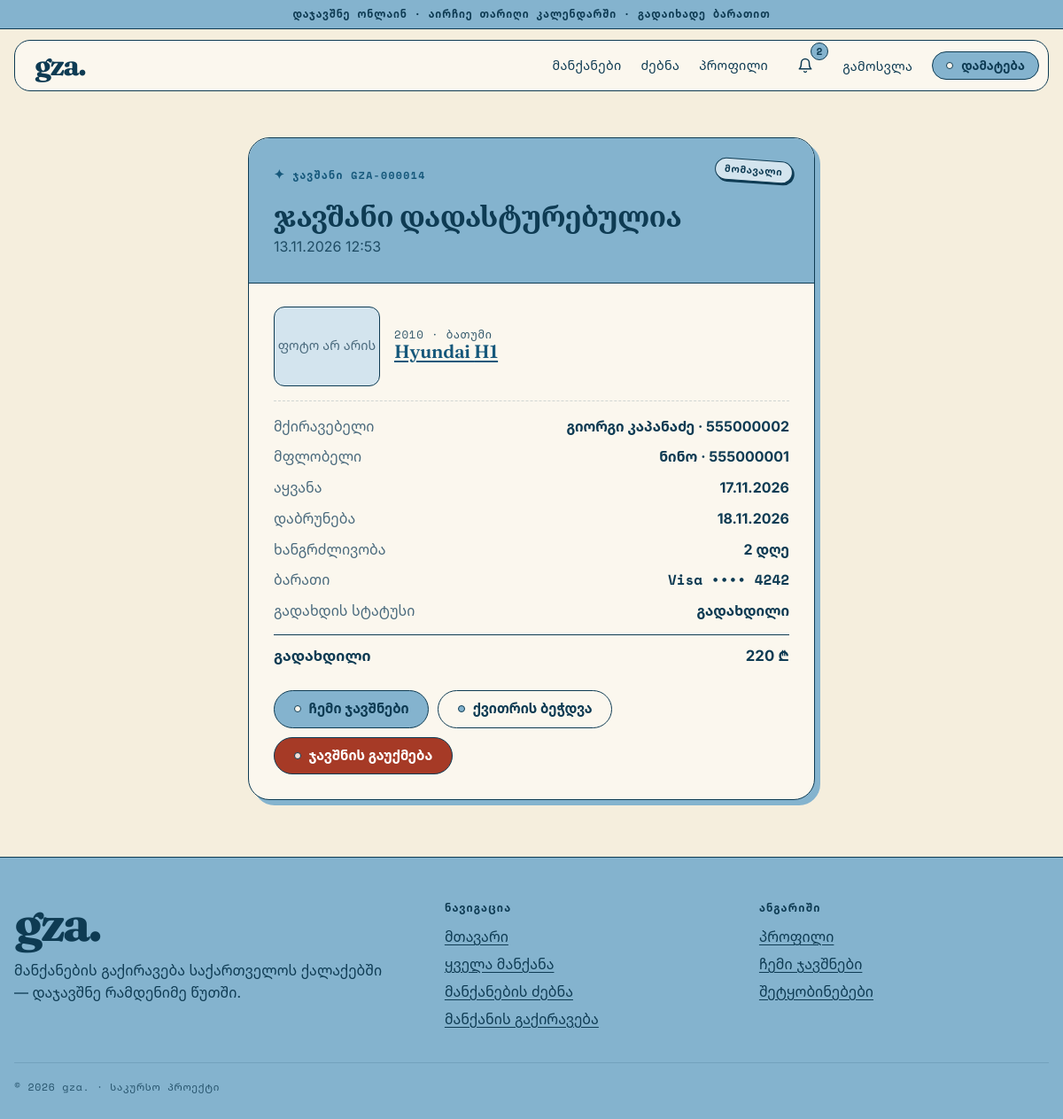
Page /booking/14/ (signed in) on the committed database.
### portal/models.py (models this page shows, shortened)
class Rental(models.Model):
    PAID = "paid"             # გადახდილი (აქტიური ჯავშანი)
    CANCELLED = "cancelled"   # გაუქმებული (თარიღები ისევ თავისუფალია)
    STATUSES = [(PAID, "გადახდილი"), (CANCELLED, "გაუქმებული")]
    user = models.ForeignKey(
        User, on_delete=models.CASCADE, related_name="rentals", verbose_name="მქირავებელი"
    )
    car = models.ForeignKey(
        Car, on_delete=models.CASCADE, related_name="rentals", verbose_name="მანქანა"
    )
    start_date = models.DateField("აყვანის თარიღი")
    end_date = models.DateField("დაბრუნების თარიღი")
    city = models.CharField("ქალაქი", max_length=50)
    price_paid = models.PositiveIntegerField("გადახდილი თანხა (₾)")
    status = models.CharField("სტატუსი", max_length=20, choices=STATUSES, default=PAID)
    created_at = models.DateTimeField("შექმნის დრო", auto_now_add=True)
    class Meta:
        ordering = ["-start_date", "-created_at"]
        verbose_name = "ჯავშანი"
        verbose_name_plural = "ჯავშნები"
        constraints = [
            models.CheckConstraint(
                condition=Q(end_date__gte=F("start_date")), name="rental_end_after_start"
            ),
        ]
    @property
    def days(self):
        return (self.end_date - self.start_date).days + 1
    @property
    def code(self):
        return f"GZA-{self.pk:06d}"
    @property
    def state(self):
        if self.status == self.CANCELLED:
            return "cancelled"
        today = date.today()
        if self.start_date > today:
            return "upcoming"
        if self.end_date >= today:
            return "active"
        return "finished"
    @property
    def can_cancel(self):
        return self.state == "upcoming"

class Car(models.Model):
    owner = models.ForeignKey(
        User, on_delete=models.CASCADE, related_name="cars", verbose_name="მფლობელი"
    )
    brand = models.CharField("ბრენდი", max_length=50)
    model = models.CharField("მოდელი", max_length=50)
    year = models.PositiveIntegerField("გამოშვების წელი", validators=[MinValueValidator(MIN_YEAR)])
    price = models.PositiveIntegerField("ფასი დღეში (₾)", validators=[MinValueValidator(1)])
    capacity = models.PositiveSmallIntegerField(
        "ტევადობა", validators=[MinValueValidator(MIN_SEATS), MaxValueValidator(MAX_SEATS)]
    )
    transmission = models.CharField("ტრანსმისია", max_length=20, choices=TRANSMISSIONS)
    city = models.CharField("ქალაქი", max_length=50, choices=[(c, c) for c in CITIES])
    fuel_capacity = models.PositiveSmallIntegerField("ბაკის მოცულობა (ლ)")
    image1 = models.FileField("ფოტო 1", upload_to="cars/")
    image2 = models.FileField("ფოტო 2", upload_to="cars/")
    image3 = models.FileField("ფოტო 3", upload_to="cars/")
    latitude = models.FloatField("განედი", null=True, blank=True)
    longitude = models.FloatField("გრძედი", null=True, blank=True)
    created_at = models.DateTimeField("დამატების დრო", auto_now_add=True)  # ივსება ავტომატურად შექმნისას
    class Meta:
        ordering = ["-created_at"]  # ნაგულისხმევი დალაგება: ჯერ უახლესი ("-" = კლებადობით)
        verbose_name = "მანქანა"
        verbose_name_plural = "მანქანები"

class User(AbstractUser):
    username = None  # username ამოღებულია — მის ნაცვლად ტელეფონის ნომერია
    phone = models.CharField("ტელეფონის ნომერი", max_length=20, unique=True)  # unique — ორ მომხმარებელს ერთი ნომერი ვერ ექნება
    first_name = models.CharField("სახელი", max_length=50)
    last_name = models.CharField("გვარი", max_length=50)
    email = models.EmailField("ელ-ფოსტა", unique=True)
    USERNAME_FIELD = "phone"   # შესვლისას ამ ველს ვამოწმებთ
    REQUIRED_FIELDS = ["first_name", "last_name", "email"]  # createsuperuser ამ ველებსაც მოითხოვს
    objects = UserManager()

class Payment(models.Model):
    PAID = "paid"           # გადახდილი
    REFUNDED = "refunded"   # დაბრუნებული (ჯავშნის გაუქმებისას)
    STATUSES = [(PAID, "გადახდილი"), (REFUNDED, "დაბრუნებული")]
    rental = models.OneToOneField(Rental, on_delete=models.CASCADE, related_name="payment")
    amount = models.PositiveIntegerField("თანხა (₾)")
    cardholder = models.CharField("ბარათის მფლობელი", max_length=100)
    card_brand = models.CharField("ბარათის ტიპი", max_length=20)   # მაგ. Visa, Mastercard
    card_last4 = models.CharField("ბოლო 4 ციფრი", max_length=4)
    status = models.CharField("სტატუსი", max_length=20, choices=STATUSES, default=PAID)
    created_at = models.DateTimeField("გადახდის დრო", auto_now_add=True)
    class Meta:
        verbose_name = "გადახდა"
        verbose_name_plural = "გადახდები"

### portal/views.py (the view)
# urls.py: path("booking/<int:rental_id>/", views.booking_detail, name="booking_detail"),          # ქვითარი
@login_required
def booking_detail(request, rental_id):
    rental = get_object_or_404(
        Rental.objects.select_related("car", "car__owner", "user", "payment"), pk=rental_id
    )
    if request.user not in (rental.user, rental.car.owner):
        raise Http404
    return render(request, "portal/booking.html", {"rental": rental})

### portal/context_processors.py (called while the page is built)
def site(request):
    context = {"site_name": settings.SITE_NAME}
    if request.user.is_authenticated:
        context["unread_count"] = request.user.notifications.filter(is_read=False).count()
    return context

### portal/templates/portal/booking.html (shortened to what this page needs)
{% extends "portal/layout.html" %}
{% block body %}
<div class="container">
    <article class="ticket">
        <header class="ticket-head">
            <span class="eyebrow">ჯავშანი {{ rental.code }}</span>
            <h1>{% if rental.status == "cancelled" %}ჯავშანი გაუქმებულია{% else %}ჯავშანი დადასტურებულია{% endif %}</h1>
            <p style="margin: 0; opacity: .85;">{{ rental.created_at|date:"d.m.Y H:i" }}</p>
            <span class="status status-{{ rental.state }} sticker" style="transform: rotate(4deg);">
                {% if rental.state == "upcoming" %}მომავალი{% elif rental.state == "active" %}მიმდინარე{% elif rental.state == "finished" %}დასრულებული{% else %}გაუქმებული{% endif %}
            </span>
        </header>
        <div class="ticket-body">
            <div class="ticket-car">
                <div class="photo-wrap">{% include "portal/partials/photo.html" with photo=rental.car.image1 alt=rental.car.brand %}</div>
                <div>
                    <p class="car-sub">{{ rental.car.year }} · {{ rental.city }}</p>
                    <h2 class="car-title"><a href="{% url 'car_detail' rental.car.id %}">{{ rental.car.brand }} {{ rental.car.model }}</a></h2>
                </div>
            </div>
            <div class="row"><span class="muted">მქირავებელი</span><strong>{{ rental.user.first_name }} {{ rental.user.last_name }} · {{ rental.user.phone }}</strong></div>
            <div class="row"><span class="muted">მფლობელი</span><strong>{{ rental.car.owner.first_name }} · {{ rental.car.owner.phone }}</strong></div>
            <div class="row"><span class="muted">აყვანა</span><strong>{{ rental.start_date|date:"d.m.Y" }}</strong></div>
            <div class="row"><span class="muted">დაბრუნება</span><strong>{{ rental.end_date|date:"d.m.Y" }}</strong></div>
            <div class="row"><span class="muted">ხანგრძლივობა</span><strong>{{ rental.days }} დღე</strong></div>
            {% if rental.payment %}
                <div class="row"><span class="muted">ბარათი</span><strong class="mono">{{ rental.payment.card_brand }} •••• {{ rental.payment.card_last4 }}</strong></div>
                <div class="row"><span class="muted">გადახდის სტატუსი</span><strong>{{ rental.payment.get_status_display }}</strong></div>
            {% endif %}
            <div class="row total"><span>{% if rental.status == "cancelled" %}დაბრუნებული თანხა{% else %}გადახდილი{% endif %}</span><span>{{ rental.price_paid }} ₾</span></div>
        </div>
        <div class="ticket-actions">
            {% if rental.user == user %}
                <a class="btn" href="{% url 'profile' %}?tab=bookings">ჩემი ჯავშნები</a>
            {% else %}
                <a class="btn" href="{% url 'profile' %}?tab=incoming">ჩემი მანქანების ჯავშნები</a>
            {% endif %}
            <button type="button" class="btn btn-light" onclick="window.print()">ქვითრის ბეჭდვა</button>
            {% if rental.user == user and rental.can_cancel %}
                <form method="post" action="{% url 'cancel_booking' rental.id %}"
                      onsubmit="return confirm('ნამდვილად გსურთ ჯავშნის გაუქმება? თანხა დაგიბრუნდებათ.')">
                    <button type="submit" class="btn btn-danger">ჯავშნის გაუქმება</button>
                </form>
            {% endif %}
        </div>
    </article>
</div>
{% endblock %}

### portal/static/portal/css/style.css (style rules this page uses)
:root { --merino: #F5EEDD; --paper: #FBF7EE; --rock: #84B3CE; --rock-soft: #D3E4EE; --venice: #16587B; --ink: #0E3B53; --muted: #4A6A7D; --line: #0E3B53; --hairline: rgba(14, 59, 83, .18); --grid: rgba(22, 88, 123, .09); --danger: #A63A26; --danger-bg: #F6DFD7; --display: "Fraunces", "Noto Serif Georgian", Georgia, serif; --body: "Inter", "Noto Sans Georgian", system-ui, sans-serif; --mono: "Space Mono", "Noto Sans Georgian", ui-monospace, monospace; --radius: 18px; --radius-sm: 12px; --border: 1.5px solid var(--line); --shadow: 4px 4px 0 var(--rock); --shadow-lg: 6px 6px 0 var(--rock); }
*, *::before, *::after { box-sizing: border-box; }
html { -webkit-text-size-adjust: 100%; }
body { margin: 0; background: var(--merino); color: var(--ink); font-family: var(--body); font-size: 16px; line-height: 1.55; }
a { color: var(--venice); text-underline-offset: 3px; }
h1, h2, h3 { font-family: var(--display); font-weight: 600; line-height: 1.1; letter-spacing: -.01em; margin: 0 0 .5em; }
h1 { font-size: clamp(2rem, 4.5vw, 3rem); }
h2 { font-size: clamp(1.5rem, 3vw, 2.1rem); }
p { margin: 0 0 1em; }
.container { width: min(1200px, 100% - 32px); margin-inline: auto; }
.muted { color: var(--muted); }
.mono { font-family: var(--mono); }
.btn { display: inline-flex; align-items: center; justify-content: center; gap: .55rem; border: var(--border); border-radius: 999px; padding: .7rem 1.35rem; background: var(--rock); color: var(--ink); font: 600 .95rem/1.2 var(--body); text-decoration: none; cursor: pointer; transition: transform .12s, box-shadow .12s; white-space: nowrap; }
.btn::before { content: ""; width: 8px; height: 8px; border-radius: 50%; background: var(--paper); border: 1.5px solid var(--ink); flex: none; }
.btn-light { background: var(--paper); color: var(--ink); }
.btn-light::before { background: var(--rock); }
.btn-danger { background: var(--danger); color: #fff; }
.btn-danger::before { background: var(--danger-bg); }
.sticker { display: inline-block; font: 700 .7rem/1.35 var(--mono); letter-spacing: .06em; background: var(--rock); color: var(--ink); border: var(--border); padding: .4rem .75rem; transform: rotate(-3deg); box-shadow: 2px 2px 0 var(--ink); }
.eyebrow { display: inline-flex; align-items: center; gap: .5rem; margin-bottom: 12px; font: 700 .72rem/1 var(--mono); letter-spacing: .12em; color: var(--venice); }
.eyebrow::before { content: "✦"; font-size: .9rem; }
.car-title { font: 600 1.3rem/1.15 var(--display); margin: 0; }
.car-sub { font: .78rem/1 var(--mono); letter-spacing: .06em; opacity: .85; margin: 0; }
.photo-wrap { aspect-ratio: 4 / 3; background: var(--rock-soft); position: relative; overflow: hidden; }
.row { display: flex; justify-content: space-between; gap: 12px; }
.row.total { font-weight: 700; font-size: 1.05rem; border-top: var(--border); padding-top: 10px; margin-top: 4px; }
.ticket { max-width: 640px; margin: 40px auto 64px; border: var(--border); border-radius: 24px; overflow: hidden; background: var(--paper); box-shadow: var(--shadow-lg); }
.ticket-head { background: var(--rock); color: var(--ink); padding: 28px; position: relative; border-bottom: var(--border); }
.ticket-head h1 { margin: 10px 0 4px; font-size: 2rem; }
.ticket-head .sticker { position: absolute; right: 24px; top: 24px; }
.ticket-body { padding: 26px 28px; display: grid; gap: 10px; }
.ticket-car { display: grid; grid-template-columns: 120px 1fr; gap: 16px; align-items: center; padding-bottom: 16px; border-bottom: 1.5px dashed var(--hairline); margin-bottom: 6px; }
.ticket-car .photo-wrap { border: var(--border); border-radius: var(--radius-sm); }
.ticket-actions { display: flex; flex-wrap: wrap; gap: 10px; padding: 0 28px 28px; }
.ticket-actions form { margin: 0; }
.status { display: inline-block; font: 700 .68rem/1 var(--mono); letter-spacing: .06em; border: 1.5px solid var(--ink); border-radius: 999px; padding: 6px 10px; white-space: nowrap; }
.status-upcoming { background: var(--rock-soft); }

### rows in the picture
Rental: code "GZA-000014", created_at "13.11.2026 12:53", car.year "2010", city "ბათუმი", car.brand "Hyundai", car.model "H1", user.first_name "გიორგი", user.last_name "კაპანაძე", user.phone "555000002", car.owner.first_name "ნინო", car.owner.phone "555000001", start_date "17.11.2026", end_date "18.11.2026", days "2", payment.card_brand "Visa", payment.card_last4 "4242", payment.status "გადახდილი", price_paid "220"

### other values in the picture
{{ site_name }} "gza."
{{ unread_count }} "2"
